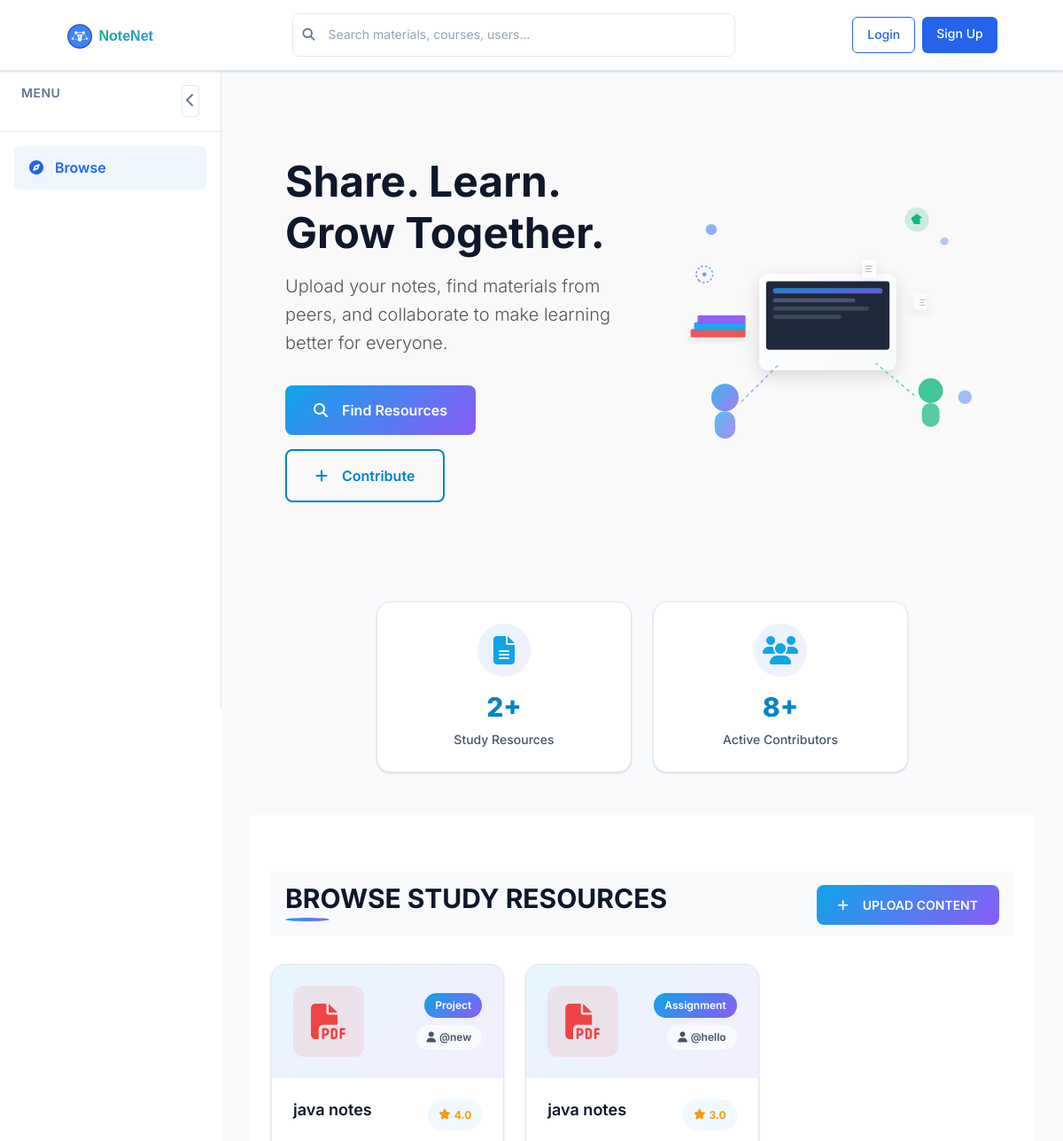
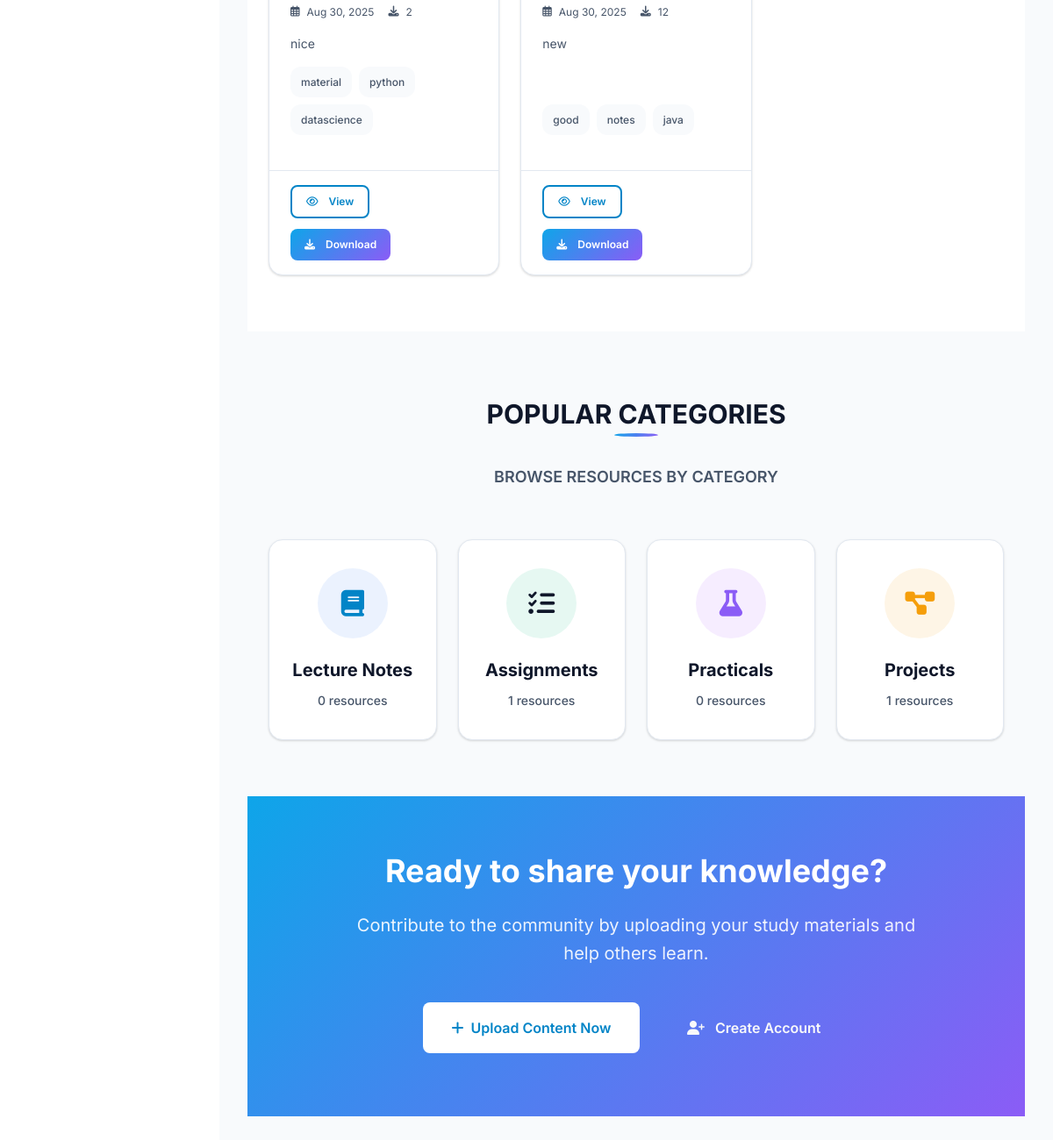
The page / on the database its author committed (2 pictures, top to bottom).
### content/models.py (models this page shows, shortened)
class Content(models.Model):
    author = models.ForeignKey(User, on_delete=models.CASCADE, related_name='contents')
    name = models.CharField(max_length=200)
    desc = models.TextField(verbose_name="Description")
    content_type = models.CharField(max_length=10, choices=ContentType.choices)
    date = models.DateTimeField(auto_now_add=True)
    updated_at = models.DateTimeField(auto_now=True)  # Track updates
    tags = models.CharField(max_length=200, help_text="Comma-separated (3-5 tags)")
    file = models.FileField(upload_to='notes/', blank=True, null=True)
    is_public = models.BooleanField(default=True)
    download_count = models.PositiveIntegerField(default=0)
    rate = models.DecimalField(max_digits=2, decimal_places=1, default=0.0, editable=False)
    class Meta:
        ordering = ['-date']
        indexes = [
            models.Index(fields=['content_type', 'date']),
            models.Index(fields=['author', 'is_public']),
        ]
    def tag_list(self):
        return [tag.strip() for tag in self.tags.split(',') if tag.strip()]

### content/views.py (the view)
# urls.py: 2. Add a URL to urlpatterns:  path('', views.home, name='home')
def home(request):
    search_query = request.GET.get('search', '')
    content_type = request.GET.get('content_type', '')
    sort_by = request.GET.get('sort_by', '-date')
    contents = Content.objects.filter(is_public=True)
    if search_query:
        contents = contents.filter(
            Q(name__icontains=search_query) |
            Q(desc__icontains=search_query) |
            Q(tags__icontains=search_query)
        )
    if content_type:
        contents = contents.filter(content_type=content_type)
    valid_sort_options = ['-date', 'date', '-rate', '-download_count', 'name']
    if sort_by not in valid_sort_options:
        sort_by = '-date'
    contents = contents.order_by(sort_by)
    user_bookmarked_ids = set()
    if request.user.is_authenticated:
        user_bookmarked_ids = set(
            Bookmark.objects.filter(user=request.user, content__in=contents)
            .values_list('content_id', flat=True)
        )
    for content in contents:
        content.is_bookmarked = content.id in user_bookmarked_ids
    paginator = Paginator(contents, 9)
    page_number = request.GET.get('page')
    page_obj = paginator.get_page(page_number)
    total_resources = Content.objects.filter(is_public=True).count()
    active_users = User.objects.count()
    content_counts = {
        'total_resources': total_resources,
        'active_users': active_users,
        'note_count': Content.objects.filter(content_type='note', is_public=True).count(),
        'assignment_count': Content.objects.filter(content_type='ass', is_public=True).count(),
        'practical_count': Content.objects.filter(content_type='prac', is_public=True).count(),
        'project_count': Content.objects.filter(content_type='project', is_public=True).count(),
    }
    context = {
        'data': page_obj,
        'page_obj': page_obj,
        'is_paginated': page_obj.has_other_pages(),
        **content_counts,
    }
    return render(request, 'content/home.html', context)

### content/templates/content/home.html (shortened to what this page needs)
{% extends "layout.html" %}
{% block content %}
{% load static %}
<link rel="stylesheet" href="{% static 'css/home.css' %}">
<section class="hero-section">
  <div class="container">
    <div class="hero-content">
      <div class="hero-text">
        <h1>Share. Learn.<br>Grow Together.</h1>
        <p class="lead">
          Upload your notes, find materials from peers, and collaborate to make learning better for everyone.
        </p>
        <div class="hero-cta">
          <a href="#resources" class="btn btn-primary btn-lg">
            <i class="fas fa-search me-2"></i>Find Resources
          </a>
          <a href="{% url 'content_create' %}" class="btn btn-outline-primary btn-lg">
            <i class="fas fa-plus me-2"></i>Contribute
          </a>
        </div>
      </div>
      <div class="hero-visual">
        <img src="{% static 'images/heroimg.svg' %}" alt="Learning collaboration illustration" class="hero-svg">
      </div>
    </div>
  </div>
</section>
<section class="stats-section">
  <div class="container">
    <div class="stats-grid">
      <div class="stat-card">
        <div class="stat-icon">
          <i class="fas fa-file-alt"></i>
        </div>
        <div class="stat-content">
          <h3>{{ total_resources|default:"0" }}+</h3>
          <p>Study Resources</p>
        </div>
      </div>
      <div class="stat-card">
        <div class="stat-icon">
          <i class="fas fa-users"></i>
        </div>
        <div class="stat-content">
          <h3>{{ active_users|default:"0" }}+</h3>
          <p>Active Contributors</p>
        </div>
      </div>
    </div>
  </div>
</section>
<section class="resources-section" id="resources">
  <div class="container">
    <div class="section-header">
      <h2>Browse Study Resources</h2>
      <a href="{% url 'content_create' %}" class="btn btn-primary">
        <i class="fas fa-plus me-2"></i>Upload Content
      </a>
    </div>
    <div class="resources-grid">
      {% for item in data %}
      <div class="resource-card">
        <div class="card-header">
          <div
            class="file-icon {% if item.file.name|slice:'-4:' == '.pdf' %}pdf{% elif item.file.name|slice:'-5:' == '.docx' %}word{% elif item.file.name|slice:'-4:' == '.zip' %}archive{% else %}default{% endif %}">
            <i
              class="fas fa-file-{% if item.file.name|slice:'-4:' == '.pdf' %}pdf{% elif item.file.name|slice:'-5:' == '.docx' %}word{% elif item.file.name|slice:'-4:' == '.zip' %}archive{% else %}alt{% endif %}"></i>
          </div>
          <div class="card-badges">
            <span class="badge type-badge">{{ item.get_content_type_display }}</span>
            {% if item.author %}
            <span class="badge author-badge">
              <i class="fas fa-user me-1"></i>{{ item.author.username }}
            </span>
            {% endif %}
          </div>
        </div>
        <div class="card-body">
          <div class="card-title-row">
            <h5>{{ item.name }}</h5>
            <div class="rating">
              <i class="fas fa-star"></i>
              <span>{{ item.rate|floatformat:1 }}</span>
            </div>
          </div>
          <div class="card-meta">
            <span><i class="far fa-calendar-alt me-1"></i> {{ item.date|date:"M d, Y" }}</span>
            {% if item.download_count %}
            <span><i class="fas fa-download me-1"></i> {{ item.download_count }}</span>
            {% endif %}
          </div>
          <p class="card-description">{{ item.desc|truncatechars:120 }}</p>
          {% if item.tag_list %}
          <div class="card-tags">
            {% for tag in item.tag_list %}
            <span class="tag">{{ tag }}</span>
            {% endfor %}
          </div>
          {% endif %}
        </div>
        <div class="card-footer">
          <div class="footer-actions">
            <a href="{% url 'content_detail' item.id %}" class="btn btn-sm btn-outline-primary">
              <i class="far fa-eye me-1"></i> View
            </a>
            {% if item.file %}
            <a href="{{ item.file.url }}" class="btn btn-sm btn-primary" download="{{ item.file.name }}">
              <i class="fas fa-download me-1"></i> Download
            </a>
            {% else %}
            <span class="btn btn-sm btn-secondary disabled">
              <i class="fas fa-ban me-1"></i> No File
            </span>
            {% endif %}
          </div>
        </div>
      </div>
      {% endfor %}
    </div>
  </div>
</section>
<section class="categories-section">
  <div class="container">
    <div class="section-header center">
      <h2>Popular Categories</h2>
      <p class="subheading">Browse resources by category</p>
    </div>
    <div class="categories-grid">
      <a href="?content_type=note#resources" class="category-card">
        <div class="category-icon note">
          <i class="fas fa-book"></i>
        </div>
        <h3>Lecture Notes</h3>
        <p>{{ note_count }} resources</p>
      </a>
      <a href="?content_type=ass#resources" class="category-card">
        <div class="category-icon assignment">
          <i class="fas fa-tasks"></i>
        </div>
        <h3>Assignments</h3>
        <p>{{ assignment_count }} resources</p>
      </a>
      <a href="?content_type=prac#resources" class="category-card">
        <div class="category-icon practical">
          <i class="fas fa-flask"></i>
        </div>
        <h3>Practicals</h3>
        <p>{{ practical_count }} resources</p>
      </a>
      <a href="?content_type=project#resources" class="category-card">
        <div class="category-icon project">
          <i class="fas fa-project-diagram"></i>
        </div>
        <h3>Projects</h3>
        <p>{{ project_count }} resources</p>
      </a>
    </div>
  </div>
</section>
<section class="cta-section">
  <div class="container">
    <div class="cta-content">
      <h2>Ready to share your knowledge?</h2>
      <p>Contribute to the community by uploading your study materials and help others learn.</p>
      <a href="{% url 'content_create' %}" class="btn btn-light btn-lg">
        <i class="fas fa-plus me-2"></i>Upload Content Now
      </a>
      {% if not user.is_authenticated %}
      <a href="{% url 'register' %}" class="btn btn-outline-light btn-lg cta-btn">
        <i class="fas fa-user-plus me-2"></i> Create Account
      </a>
      {% endif %}
    </div>
  </div>
</section>
{% endblock %}

### static/css/layout.css (style rules this page uses)
:root { --primary-color: #2563eb; --primary-hover: #1d4ed8; --danger-color: #dc2626; --success-color: #16a34a; --warning-color: #ca8a04; --bg-color: #f8fafc; --surface-color: #ffffff; --border-color: #e2e8f0; --text-color: #1e293b; --text-muted: #64748b; --text-light: #94a3b8; --shadow-sm: 0 1px 2px 0 rgba(0, 0, 0, 0.05); --shadow-md: 0 4px 6px -1px rgba(0, 0, 0, 0.1); --shadow-lg: 0 10px 15px -3px rgba(0, 0, 0, 0.1); --navbar-height: 80px; --sidebar-width: 250px; --sidebar-collapsed-width: 60px; }
* { margin: 0; padding: 0; box-sizing: border-box; }
body { font-family: 'Inter', sans-serif; background-color: var(--bg-color); color: var(--text-color); line-height: 1.6; }
.section-header { padding: 0.75rem 1rem 0.5rem; font-size: 0.75rem; font-weight: 600; color: var(--text-muted); text-transform: uppercase; background-color: #f8fafc; }
a { color: var(--primary-color); text-decoration: none; transition: color 0.2s ease; }

### rows shown on the page
Content: content_type "Project", author.username "@new", name "java notes", rate "4.0", date "Aug 30, 2025", download_count "2", desc "nice", tag_list "material" "python" "datascience"
Content: content_type "Assignment", author.username "@hello", name "java notes", rate "3.0", date "Aug 30, 2025", download_count "12", desc "new", tag_list "good" "notes" "java"

### other values the page prints
{{ total_resources|default:"0" }} "2"
{{ active_users|default:"0" }} "8"
{{ note_count }} "0"
{{ assignment_count }} "1"
{{ practical_count }} "0"
{{ project_count }} "1"
